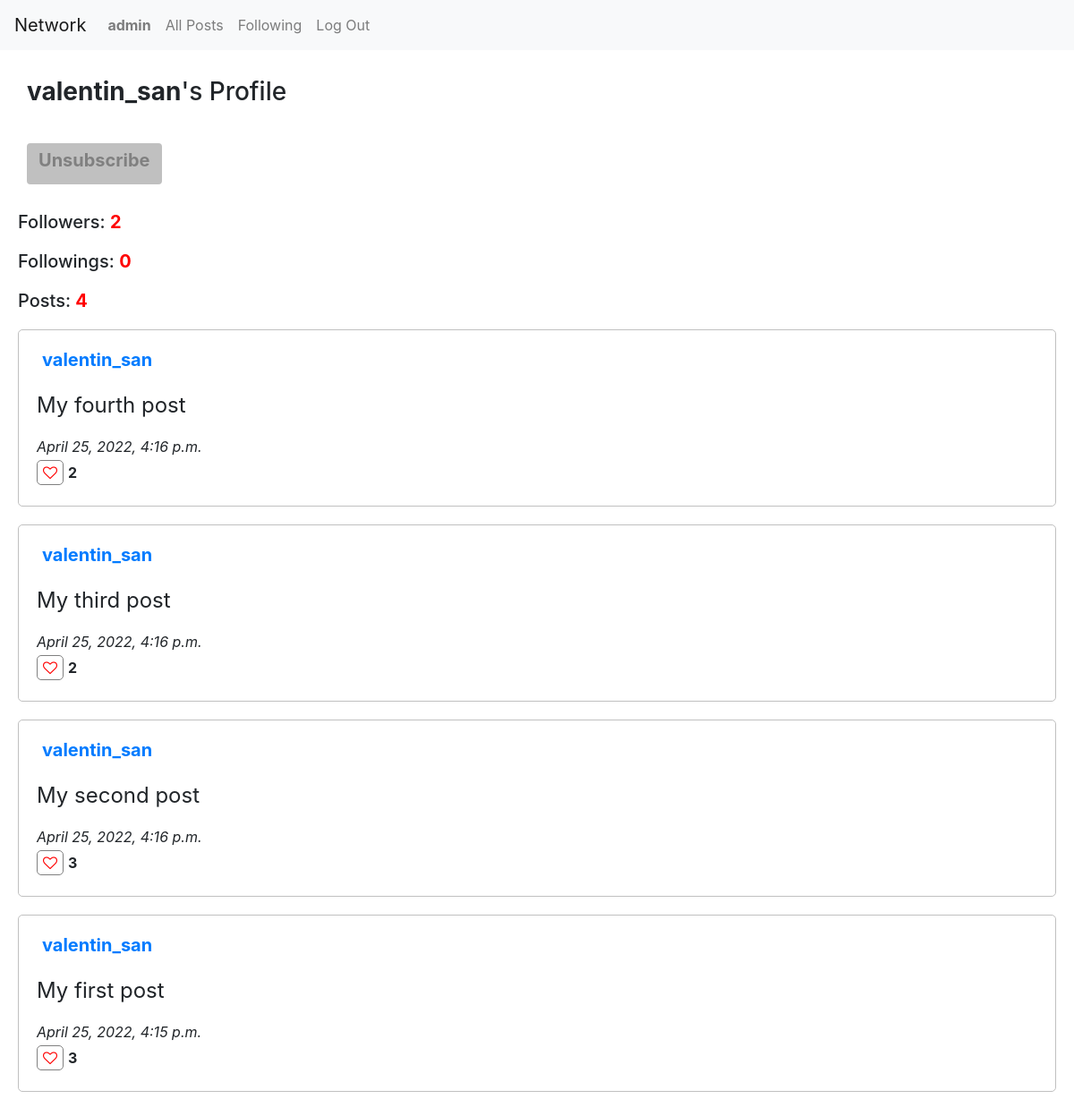
/profile/1 (signed in), run on the app's committed database.
### network/models.py (models this page shows, shortened)
class User(AbstractUser):
    def __str__(self):
        return f"{self.username}"

class Post(models.Model):
    post_author = models.ForeignKey(User, on_delete=models.CASCADE,
        related_name="creator")
    post_content = models.TextField()
    post_date = models.DateTimeField(auto_now=True)
    likes = models.IntegerField(default=0)

### network/views.py (the view)
# urls.py: path("profile/<int:pk>", views.profile, name="profile"),
def profile(request, pk):
    author = User.objects.get(pk=pk)
    posts = Post.objects.filter(post_author=author).order_by("-post_date")
    try:
        subscribed = Follower.objects.get(follower=request.user, following=author)
    except Follower.DoesNotExist:
        subscribed = None;
    paginator = Paginator(posts, 10) # Show 10 contacts per page.
    page_number = request.GET.get('page')
    page_obj = paginator.get_page(page_number)
    return render(request, "network/profile.html", {
        "author": author,
        "followers": Follower.objects.filter(following=author).count(),
        "followings": Follower.objects.filter(follower=author).count(),
        "posts": posts,
        "posts_count": posts.count(),
        "subscribed":  subscribed,
        "page_obj": page_obj
    })

### network/templates/network/profile.html (shortened to what this page needs)
{% extends "network/layout.html" %}
{% block body %}
    <div id="profile">
        <div class="profile-title">
            <h3><strong>{{ author.username }}</strong>'s Profile</h3>
        </div>
        {% if user.username != author.username %}
            {% if subscribed == None %}
                <div class="margin-20">
                    <button class="btn up" id="subscribe" data-user="{{author.id}}">
                        <h5>
                            <strong>Subscribe</strong>
                        </h5>
                    </button>
                </div>
            {% else %}
                <div class="margin-20">
                    <button class="btn down" id="subscribe" data-user="{{author.id}}">
                        <h5>
                            <strong>Unsubscribe</strong>
                        </h5>
                    </button>
                </div>
            {% endif %}
        {% endif %}
        <div class="margin-20">
            <h5>
                Followers:
                <strong class="count" id="followers">{{ followers }}</strong>
            </h5>
        </div>
        <div class="margin-20">
            <h5>
                Followings:
                <strong class="count" id="followings">{{ followings }}</strong>
            </h5>
        </div>
        <div class="margin-20">
            <h5>
                Posts:
                <strong class="count">{{ posts_count }}</strong>
            </h5>
        </div>
        {% for post in page_obj %}
            <div id="posts-list" class="block">
                <div class="post-top">
                    <div class="author">
                        <a class="nav-link" href="{% url 'profile' post.post_author.id %}"><strong>{{ post.post_author }}</strong></a>
                    </div>
                </div>
                <div class="post-bottom">
                    <div class="content" id="content-{{ post.id }}">
                        <p>{{post.post_content}}</p>
                    </div>
                    <div class="datetime">
                        <i>{{ post.post_date }}</i>
                    </div>
                    <div class="like-block">
                        <button class="like" id="like-btn-{{ post.id }}" data-post="{{ post.id }}" data-user="{{ user.username }}">
                            <span class="fa fa-heart-o" id=heart></span>
                        </button>
                        <div class="likes" id="likes-{{ post.id }}">
                            <strong>{{ post.likes }}</strong>
                        </div>
                    </div>
                </div>
            </div>
        {% endfor %}
        <div class="pagination">
            <nav aria-label="Page navigation example">
            </nav>
        </div>
    </div>
{% endblock %}

### network/templates/network/layout.html (shortened to what this page needs)
{% load static %}
<!DOCTYPE html>
<html lang="en">
    <head>
        <link rel="stylesheet" href="https://stackpath.bootstrapcdn.com/bootstrap/4.4.1/css/bootstrap.min.css">
        <link rel="stylesheet" href="https://cdnjs.cloudflare.com/ajax/libs/font-awesome/4.7.0/css/font-awesome.min.css">
        <link href="{% static 'network/styles.css' %}" rel="stylesheet">
    </head>
    <body>
        <nav class="navbar navbar-expand-lg navbar-light bg-light">
            <a class="navbar-brand" href="#">Network</a>
            <div>
              <ul class="navbar-nav mr-auto">
                {% if user.is_authenticated %}
                    <li class="nav-item">
                        <a class="nav-link" href="{% url 'profile' user.id %}"><strong>{{ user.username }}</strong></a>
                    </li>
                {% endif %}
                <li class="nav-item">
                  <a class="nav-link" href="{% url 'index' %}">All Posts</a>
                </li>
                {% if user.is_authenticated %}
                    <li class="nav-item">
                        <a class="nav-link" href="{% url 'following' %}">Following</a>
                    </li>
                    <li class="nav-item">
                        <a class="nav-link" href="{% url 'logout' %}">Log Out</a>
                    </li>
                {% endif %}
              </ul>
            </div>
          </nav>
        <div class="body">
            {% block body %}
            {% endblock %}
        </div>
    </body>
</html>

### network/static/network/styles.css (style rules this page uses)
.block { margin: 20px; padding: 10px; border: 1px solid silver; border-radius: 5px; }
.btn { margin: 10px; }
.down { background-color: silver; color: gray; }
.post-top { display: flex; flex-direction: row; justify-content: space-between; }
.post-bottom { display: flex; flex-direction: column; margin: 10px; }
.author { font-size: 20px; }
.content { font-size: 24px; }
.like-block { display: flex; flex-direction: row; align-items: center; }
.like-block > .like { background-color: white; border: 1px solid gray; border-radius: 5px; }
.like-block > .likes { padding: 5px; }
.fa-heart-o { color: red; cursor: pointer; }
.profile-title { margin: 30px; }
.count { color: red; }
.margin-20 { margin: 20px; }
.pagination { margin: 20px; }

### data on the page
User: username "admin"
User: username "valentin_san"
Post: post_author "valentin_san", post_content "My fourth post", post_date "April 25, 2022, 4:16 p.m.", likes "2"
Post: post_author "valentin_san", post_content "My third post", post_date "April 25, 2022, 4:16 p.m.", likes "2"
Post: post_author "valentin_san", post_content "My second post", post_date "April 25, 2022, 4:16 p.m.", likes "3"
Post: post_author "valentin_san", post_content "My first post", post_date "April 25, 2022, 4:15 p.m.", likes "3"

### other printed values
{{ followers }} "2"
{{ followings }} "0"
{{ posts_count }} "4"
